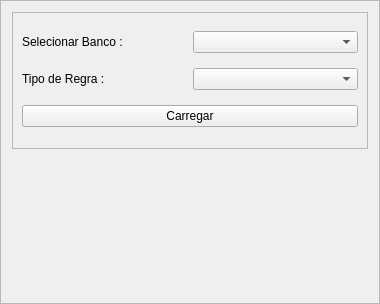
<?xml version="1.0" encoding="UTF-8"?>
<ui version="4.0">
 <class>Frame</class>
 <widget class="QFrame" name="Frame">
  <property name="geometry">
   <rect>
    <x>0</x>
    <y>0</y>
    <width>380</width>
    <height>304</height>
   </rect>
  </property>
  <property name="windowTitle">
   <string>Carregador de Regras</string>
  </property>
  <property name="frameShape">
   <enum>QFrame::StyledPanel</enum>
  </property>
  <property name="frameShadow">
   <enum>QFrame::Raised</enum>
  </property>
  <layout class="QVBoxLayout" name="verticalLayout">
   <item>
    <widget class="QFrame" name="interfaceFrame">
     <property name="frameShape">
      <enum>QFrame::StyledPanel</enum>
     </property>
     <property name="frameShadow">
      <enum>QFrame::Raised</enum>
     </property>
     <layout class="QVBoxLayout" name="verticalLayout_2">
      <item>
       <layout class="QHBoxLayout" name="horizontalLayout_2">
        <item>
         <widget class="QLabel" name="label_2">
          <property name="text">
           <string>Selecionar Banco :</string>
          </property>
         </widget>
        </item>
        <item>
         <widget class="QComboBox" name="bancosCombo"/>
        </item>
       </layout>
      </item>
      <item>
       <layout class="QHBoxLayout" name="horizontalLayout">
        <item>
         <widget class="QLabel" name="label">
          <property name="text">
           <string>Tipo de Regra :</string>
          </property>
         </widget>
        </item>
        <item>
         <widget class="QComboBox" name="regrasCombo"/>
        </item>
       </layout>
      </item>
      <item>
       <widget class="QPushButton" name="carregarButton">
        <property name="text">
         <string>Carregar</string>
        </property>
       </widget>
      </item>
     </layout>
    </widget>
   </item>
   <item>
    <widget class="QLabel" name="gifLabel">
     <property name="text">
      <string/>
     </property>
    </widget>
   </item>
  </layout>
 </widget>
 <resources/>
 <connections/>
</ui>
